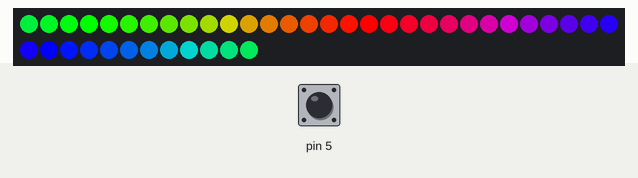
The sketch below on a simulated Arduino Uno, built with avr-gcc and run on an emulated ATmega328P. Parts: 42 RGB LEDs in strip order, left to right, continuing on the next row. The test bench sets the inputs (shaded band); at power-on: pin 5 HIGH.

Above: at 8.7 s.
12.3 s: pin 5 pulled LOW for 0.15 s
At 14.59 s:
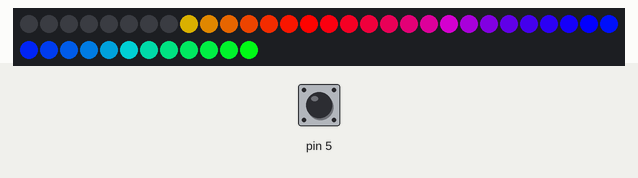
15.4 s: pin 5 pulled LOW for 3.2 s
At 20.5 s:
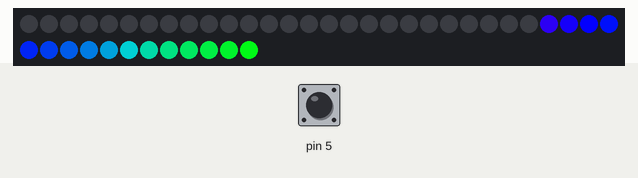
21.6 s: pin 5 pulled LOW for 1 s
At 24.09 s:
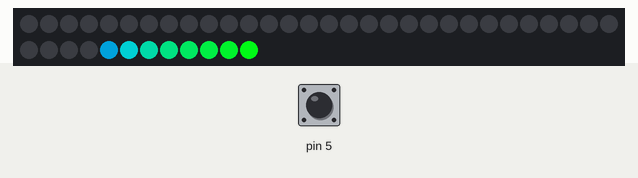

Measured:
- after the input at 12.3 s, the LEDs: first change at once (image 1 shows a later state)
- after the input at 15.4 s, the LEDs: first change at once (image 2 shows a later state)
- after the input at 21.6 s, the LEDs: first change at once (image 3 shows a later state)

The sketch:

Exhibit_PaperAirplaneLauncherTargets.ino
```cpp
#include <Adafruit_NeoPixel.h>

#define PIN 6
Adafruit_NeoPixel strip = Adafruit_NeoPixel(42, PIN, NEO_GRB + NEO_KHZ800);

bool detectorFiring = 0;

void setup() {
  // put your setup code here, to run once:
  //Serial.begin(9600);
  pinMode(5, INPUT_PULLUP);
  strip.begin();
  strip.show(); // Initialize all pixels to 'off'

  // Power On Self Test
  rainbowCycle(10);
  colorWipe(strip.Color(0, 0, 0), 50);
  rainbowCycle(10);
  colorWipe(strip.Color(0, 0, 0), 50);
}

void loop() {
  // put your main code here, to run repeatedly:
  detectorFiring = !digitalRead(5);

  //Serial.println(detectorFiring);
  //Serial.println(millis());

  if (detectorFiring == 1){
    delay(10);
    detectorFiring = !digitalRead(5);

    if (detectorFiring == 1){
      rainbowCycle(5);
      colorWipe(strip.Color(0, 0, 0), 10);
      detectorFiring = 0;
      delay(100);
    }
  }
}

void rainbowCycle(uint8_t wait) {
  uint16_t i, j;

  for(j=0; j<256; j++) { // 5 cycles of all colors on wheel
    for(i=0; i< strip.numPixels(); i++) {
      strip.setPixelColor(i, Wheel(((i * 256 / strip.numPixels()) + j) & 255));
    }
    strip.show();
    delay(wait);
  }
}

uint32_t Wheel(byte WheelPos) {
  if(WheelPos < 85) {
   return strip.Color(WheelPos * 3, 255 - WheelPos * 3, 0);
  } else if(WheelPos < 170) {
   WheelPos -= 85;
   return strip.Color(255 - WheelPos * 3, 0, WheelPos * 3);
  } else {
   WheelPos -= 170;
   return strip.Color(0, WheelPos * 3, 255 - WheelPos * 3);
  }
}

void colorWipe(uint32_t c, uint8_t wait) {
  for(uint16_t i=0; i<strip.numPixels(); i++) {
      strip.setPixelColor(i, c);
      strip.show();
      delay(wait);
  }
}
```
